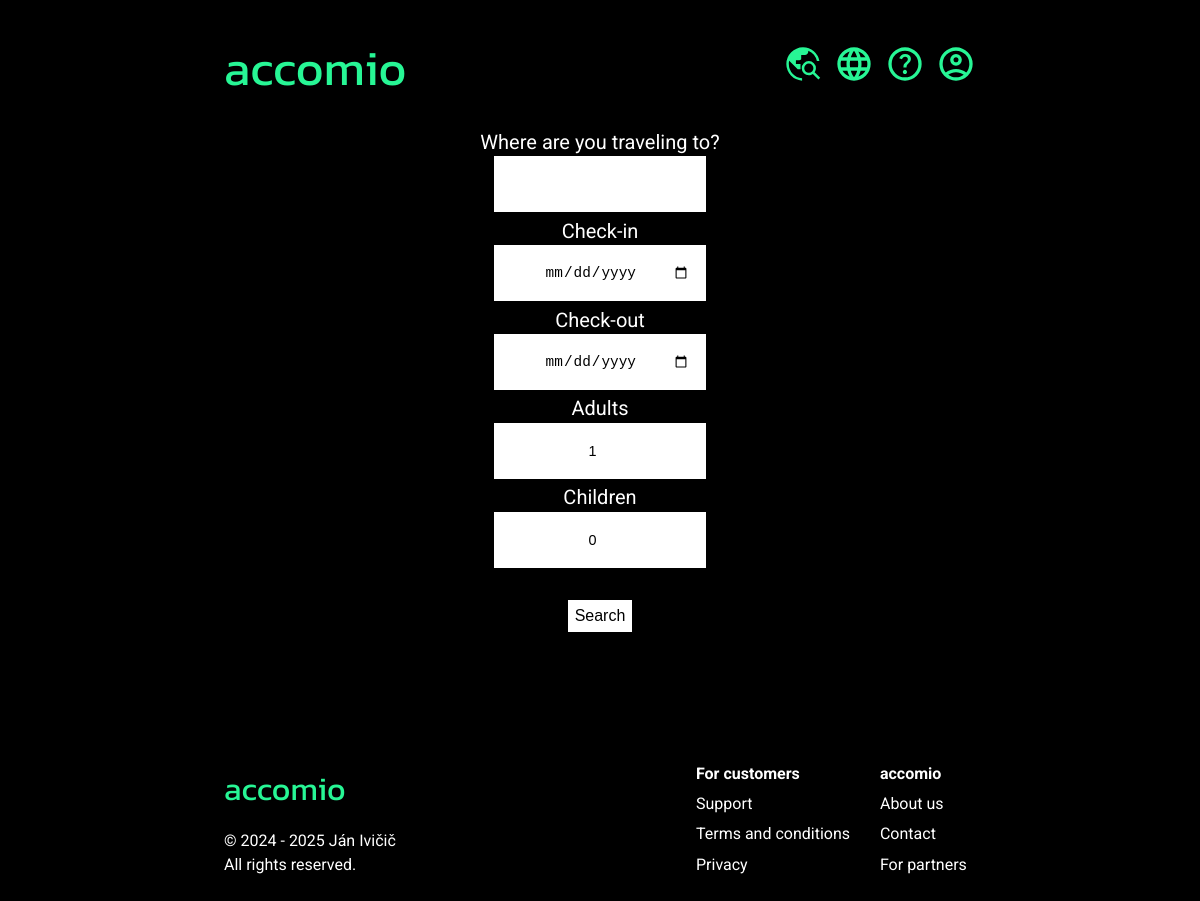
/search-hotel.php, run on the app's committed database.
### tables this page shows
CREATE TABLE `translations` (
  `id` int(11) NOT NULL,
  `original` text NOT NULL,
  `lang` text NOT NULL,
  `new` text NOT NULL
);

### search-hotel.php (the view, shortened to what this page needs)
<?php
$servername = "localhost";
$username = "root";
$password = "";
$dbname = "accomio";
$conn = new mysqli($servername, $username, $password, $dbname);
if (isset($_GET['lang'])) {
    $lang = $_GET['lang'];
    if ($lang == "en" || $lang == "de" || $lang == "sk") {
        unset($_COOKIE['lang']);
        setcookie("lang", $lang, time() + (86400 * 30), "/");
    } else {
        $lang = "en";
        unset($_COOKIE['lang']);
        setcookie("lang", "en", time() + (86400 * 30), "/");
    };
} elseif (isset($_COOKIE['lang'])) {
    $lang = $_COOKIE['lang'];
} else {
    $lang = substr($_SERVER['HTTP_ACCEPT_LANGUAGE'], 0, 2);
};
function t($original) {
    global $lang;
    $sql_lang = "SELECT * FROM translations WHERE lang = '" . $lang . "' AND original = '" . $original . "'";
    global $conn;
    $s_lang = $conn->query($sql_lang);
    if ($s_lang->num_rows > 0) {
        $res_lang = $s_lang->fetch_assoc();
        return $res_lang['new'];
    } else {
        return $original;
    }
}
?>
<!DOCTYPE html>
<html lang="<?php echo $lang; ?>">
    <head>
        <link rel='stylesheet' href='styles/basic.css'>
        <link rel='stylesheet' href='styles/hotels.css'>
    </head>
    <body>
    <header>
            <div class="title" onclick="window.location.href ='/accomio'">accomio</div>
            <nav class="headerbtns">
                <a href="search" class="aimg"><div class="headerdiv" id="hi2">
                    <abbr class="headertext" id="ht2" title="<?php echo t("Vyhľadávanie");?>"><img src="styles/icons/search_world.svg" class="headerimgs"></abbr>
                </div></a>
                <a onclick="langbox()" class="aimg"><div class="headerdiv" id="hi1">
                    <abbr class="headertext" id="ht1" title="<?php echo t("Jazyk");?>"><img src="styles/icons/language.svg" class="headerimgs"></abbr>
                </div></a>
                <a href="help" class="aimg"><div class="headerdiv" id="hi2">
                    <abbr class="headertext" id="ht2" title="<?php echo t("Zákaznícka podpora");?>"><img src="styles/icons/help.svg" class="headerimgs"></abbr>
                </div></a>
                <a <?php if (isset($_SESSION["cd"])) {echo "onclick='userbox()'";} else {echo "href='login'";};?> class="aimg"><div class="headerdiv" id="hi2">
                    <abbr class="headertext" id="ht3" style="text-decoration: none; border-bottom: none;" title="<?php if (isset($_SESSION["cd"])) {echo t('Používateľ');} else {echo t('Prihláste sa/Registrujte sa');};?>"><img src="styles/icons/account.svg" class="headerimgs"></abbr>
                </div></a>
            </nav>
        </header>
        <div id="search" style="color:white;">
            <form id="searchform" method="get" action="search-hotel.php" style="display: block; text-align: center;font-size: 2.5vh;">
                <div id="placediv" class="formdiv">
                    <label for="place"><?php echo t("Kam cestujete?");?></label><br>
                    <input class="searchinput" id="placexxx" name="placexxx" style="width: 15vw;text-align: center;" value="<?php if (isset($_GET["htl"]) || isset($_GET["place"])) {echo t($name);}?>" placeholder="" disabled required>
                </div><br>
                <div id="datefromdiv" class="formdiv">
                    <label for="datefrom"><?php echo t("Príchod");?></label><br>
                    <input type="date" class="searchinput" id="datefrom" name="datefrom" style="width: 15vw;text-align: center;" oninput="dateto.min = this.value" min="<?php echo date("Y-m-d"); ?>" value="<?php if (isset($_GET["datefrom"])) {echo $_GET["datefrom"];};?>" required>
                </div><br>
                <div id="datetodiv" class="formdiv">
                    <label for="dateto"><?php echo t("Odchod");?></label><br>
                    <input type="date" class="searchinput" id="dateto" name="dateto" style="width: 15vw;text-align: center;" oninput="datefrom.max = this.value" min="<?php echo date("Y-m-d"); ?>" value="<?php if (isset($_GET["dateto"])) {echo $_GET["dateto"];};?>"required>
                </div><br>
                <div id="adultsdiv" class="formdiv">
                    <label for="adults"><?php echo t("Počet dospelých");?></label><br>
                    <input type="number" class="searchinput" id="adults" name="adults" style="width: 15vw;text-align: center;" min="1" max="20" style="width: 6.5vw; text-align: center;" value="<?php if (isset($_GET["adults"])) {echo $_GET["adults"];} else {echo '1';};?>"required>
                </div><br>
                <div id="kidsdiv" class="formdiv">
                    <label for="kids"><?php echo t("Počet detí");?></label><br>
                    <input type="number" class="searchinput" id="kids" name="kids" style="width: 15vw;text-align: center;" min="0" max="10" style="width: 6.5vw; text-align: center;" value="<?php if (isset($_GET["kids"])) {echo $_GET["kids"];} else {echo '0';};?>"required>
                </div><br>
                <div id="submitdiv" class="formdiv">
                    <label></label><br>
                    <input type="submit" class="nextbtn" style="margin-top: 0.2vh;" value="<?php echo t("Vyhľadať");?>">
            </div>
            </form>
        </div>
        <footer id="footer">
            <div class="footer-c1">
                <div class="title" style="font-size: 4vh;">accomio</div>
                <div class="copyright">&copy; 2024 - <?php echo date("Y"); ?> Ján Ivičič<br><?php echo t("Všetky práva vyhradené.");?></div>
            </div>
            <div class="footer-c2">
                <b><?php echo t("Pre zákazníkov");?></b><br>
                <a href="help"><?php echo t("Zákaznícka podpora");?></a><br>
                <a href="terms"><?php echo t("Všeobecné podmienky");?></a><br>
                <a href="privacy"><?php echo t("Ochrana súkromia");?></a>
            </div>
            <div class="footer-c3">
                <b>accomio</b><br>
                <a href="about"><?php echo t("O nás");?></a><br>
                <a href="contact"><?php echo t("Kontakt");?></a><br>
                <a href="partners"><?php echo t("Pre partnerov");?></a>
            </div>
        </footer>
    </body>
</html>

### styles/basic.css (style rules this page uses)
body { background-color: black; }
header { padding: 3vh 18vw 0vh 18vw; background-color: black; min-height: 6vh; }
.title { font-family: "Kanit", sans-serif; font-weight: 400; font-style: normal; font-size: 6vh; color: #27f695; text-align: left; }
.headerbtns { position: absolute; right: 0; top: 0; height: 5vh; display: inline-block; padding: 5.5vh 18vw 0vh 0vw; }
.headerimgs { height: 5vh; margin: 0 0.3vw 0 0.3vw; cursor: pointer; }
.headertext { font-family: "Kanit", sans-serif; font-weight: 400; font-style: normal; font-size: 2.5vh; color: white; padding-bottom: 1.25vh; vertical-align: bottom; display: inline-block; }
.headerdiv { display: inline; }
.aimg { text-decoration: none; }
#search { padding: 0vh 18vw 0vh 18vw; background-color: black; }
#searchform { margin-top: 3vh; display: flex; justify-content: center; align-items: center; }
.formdiv { display: inline-block; margin: 2px; font-family: "Roboto", sans-serif; font-weight: 400; font-style: normal; white-space: nowrap; overflow: visible; }
.searchinput { background-color: white; color: black; border: none; padding: 2vh 2vh; margin: 0.2vw; height: 3vh; width: 18vh; font-size: 1.8vh; }
#footer { color: white; font-family: "Roboto", sans-serif; font-weight: 400; font-style: normal; line-height: 1.9; margin-top: 15vh; margin-bottom: 10vh; white-space: nowrap; overflow: visible; }
#footer a { color: white; text-decoration: none; }
.footer-c1 { line-height: 1.5; width: 12vw; margin-left: 18vw; display: inline-block; }
.copyright { padding-top: 2vh; }
.footer-c2 { width: 10vw; margin-left: 27vw; display: inline-block; }
.footer-c3 { width: 10vw; margin-left: 5vw; display: inline-block; }

### styles/hotels.css (style rules this page uses)
body { color: white; font-family: "Roboto", sans-serif; font-weight: 400; font-style: normal; }
#searchform { margin-top: 3vh; justify-content: center; align-items: center; }
.formdiv { display: inline-block; margin: 2px; font-family: "Roboto", sans-serif; font-weight: 400; font-style: normal; white-space: nowrap; overflow: visible; }
.searchinput { background-color: white; color: black; border: none; padding: 2vh 2vh; margin: 0.2vw; height: 3vh; width: 18vh; font-size: 1.8vh; }
label { margin: 2vh 1vw 2vh 1vw; }
input[type=submit] { background-color: white; color: black; border: none; padding: 7px; margin: 5px; margin-top: 4vh; font-size: 2vh }

### data on the page
translations: new "Where are you traveling to?"
translations: new "Check-in"
translations: new "Check-out"
translations: new "Adults"
translations: new "Children"
translations: new "Search"
translations: new "All rights reserved."
translations: new "For customers"
translations: new "Support"
translations: new "Terms and conditions"
translations: new "Privacy"
translations: new "About us"
translations: new "Contact"
translations: new "For partners"
